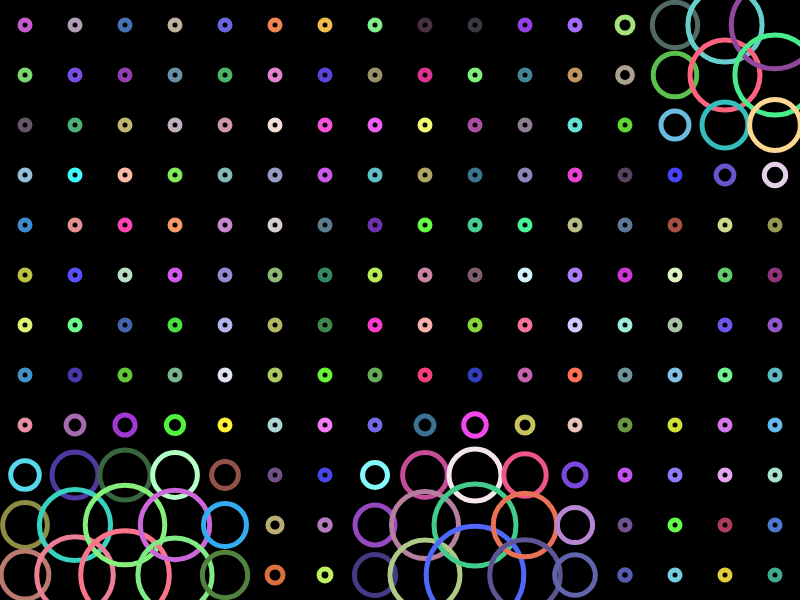
Frame 1 (no input)
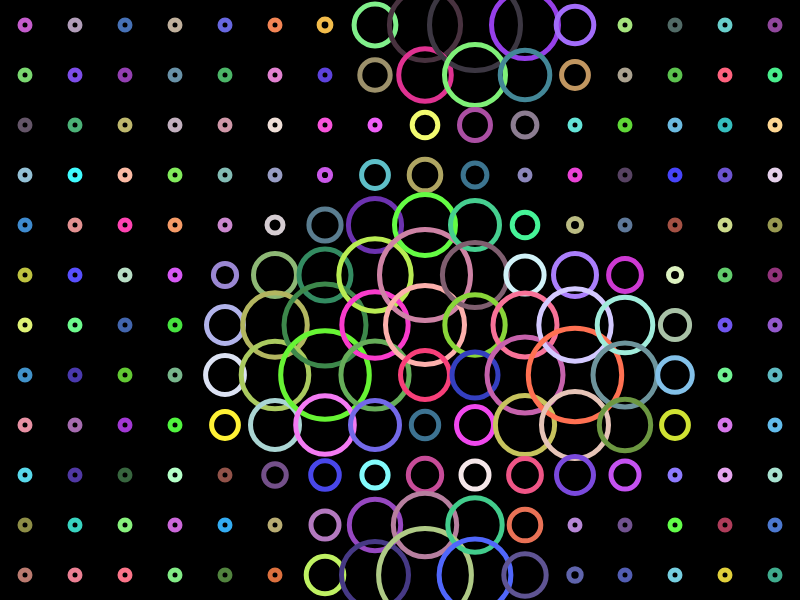
Frame 60 (no input)
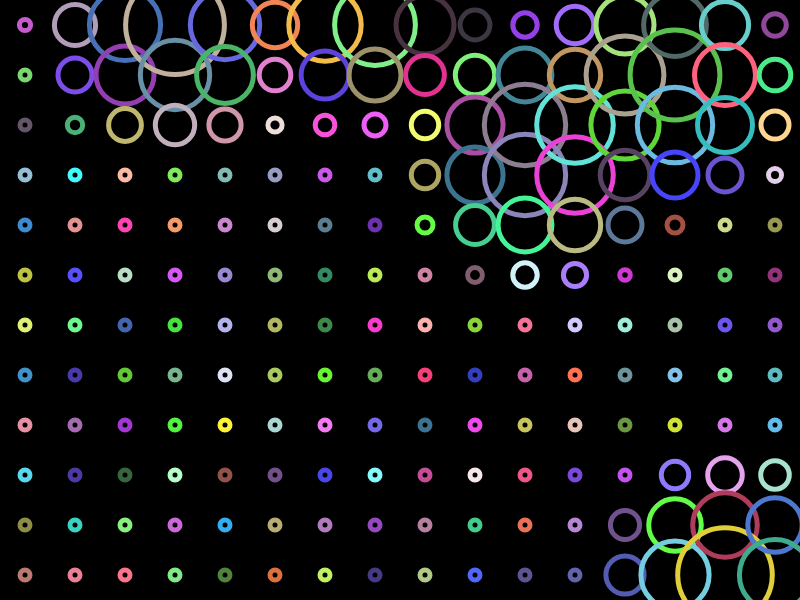
Frame 120 (the mouse pressed at the canvas centre since frame 60)

The p5.js sketch that drew these frames (run headless with seeded random() and noise() and a simulated clock; from frame 60 on, the mouse is pressed at the canvas centre):

// p5.js sketch
// ── sketch.js
var SCREEN_WIDTH = 800;
var SCREEN_HEIGHT = 600;
var GRID_WIDTH = 50;
var GRID_HEIGHT = 50;
var GRID_MAXSIZE = 100;

var grid_circles;
var particles = [];

function setup() {
    createCanvas(SCREEN_WIDTH, SCREEN_HEIGHT);
    angleMode(DEGREES);
    grid_circles = new Array(SCREEN_WIDTH / GRID_WIDTH);
    for(var x = 0; x < SCREEN_WIDTH / GRID_WIDTH; x++) {
        grid_circles[x] = new Array(SCREEN_HEIGHT/GRID_HEIGHT);
        for(var y = 0; y < SCREEN_HEIGHT / GRID_HEIGHT; y++) {
          grid_circles[x][y] = new GridElement(x * GRID_WIDTH + (GRID_WIDTH/2), y * GRID_HEIGHT + (GRID_HEIGHT/2),
                  random(50, 255), random(50, 255), random(50, 255));
        }
    }
    for(var i = 0; i < 5; i++) {
      particles.push(new Particle(random(0, width), random(0, height), random(0, 360)));  
    }
}

function draw() {
  background(0);
  noFill();
  for(var x = 0; x < grid_circles.length; x++) {
    for(var y = 0; y < grid_circles[x].length; y++) {
      grid_circles[x][y].resize();
      grid_circles[x][y].draw();
    }
  }
  for(var i = 0; i < particles.length; i++) {
    particles[i].move();
  }
}

function GridElement(x, y, r, g, b) {
    var currentSize = 1;
    var direction = 1;

    this.resize = function() {
      var totalDistances = 0;
      var smallestDistance = 150;
      for(var i = 0; i < particles.length; i++) {
        var partPos = particles[i].getPos();
        var distance = int(dist(partPos.x, partPos.y, x, y));
        if(distance < smallestDistance) { smallestDistance = distance; }
      }
      currentSize = map(smallestDistance, 150, 0, 10, 100);
    };

    this.draw = function() {
      stroke(r, g, b);
      strokeWeight(5);
      noFill();
      ellipse(x, y, currentSize, currentSize);
    };
}

function Particle(startX, startY, direction) {
  var pos = createVector(startX, startY);
  var moveVect = p5.Vector.fromAngle(direction).mult(5);
  this.move = function() {
    if(pos.x > width || pos.x < 0) { moveVect.x *= -1;}
    if(pos.y > height || pos.y < 0) { moveVect.y *= -1;}
    pos.add(moveVect);
  };

  this.draw = function() {
    stroke(255);
    fill(255);
    ellipse(pos.x, pos.y, 10, 10);
  };

  this.getPos = function() {
      return pos.copy();
  };
}
